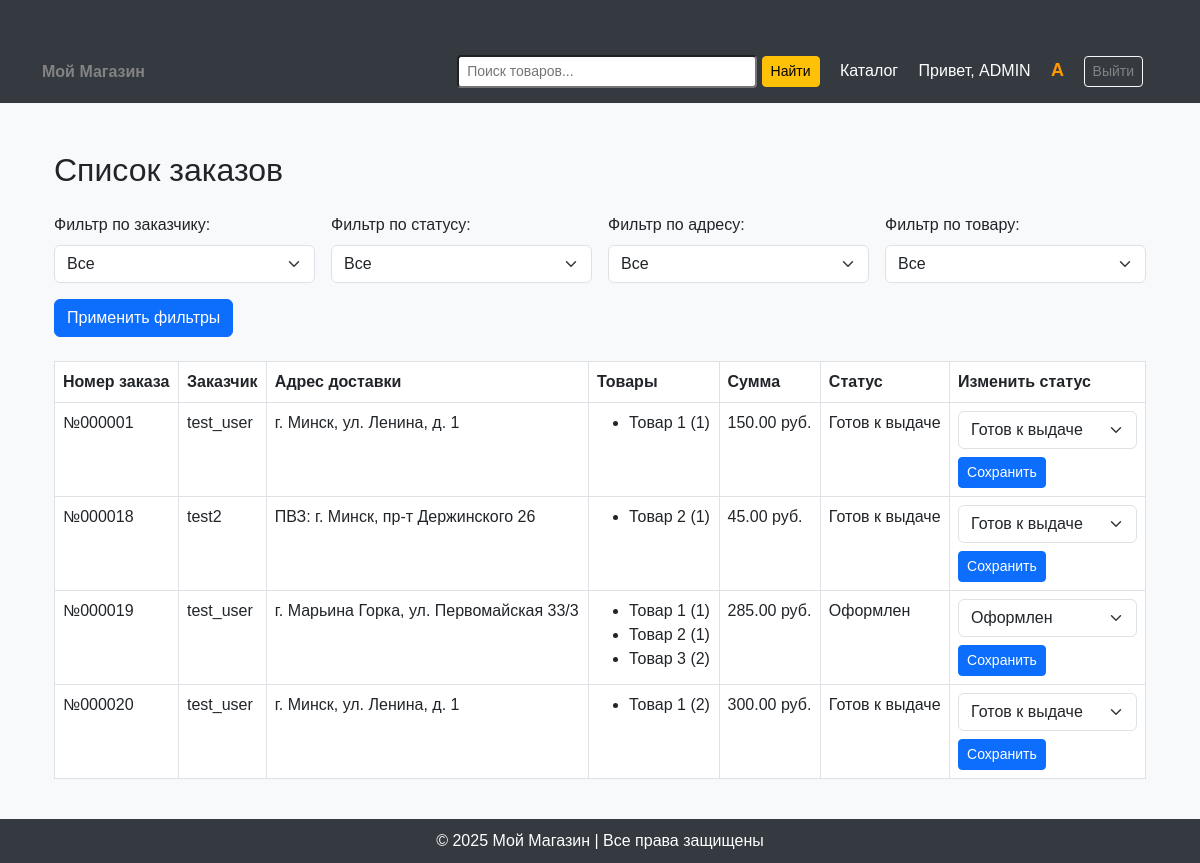
/accounts/view_orders/ (signed in), run on an earlier commit of the app's database.
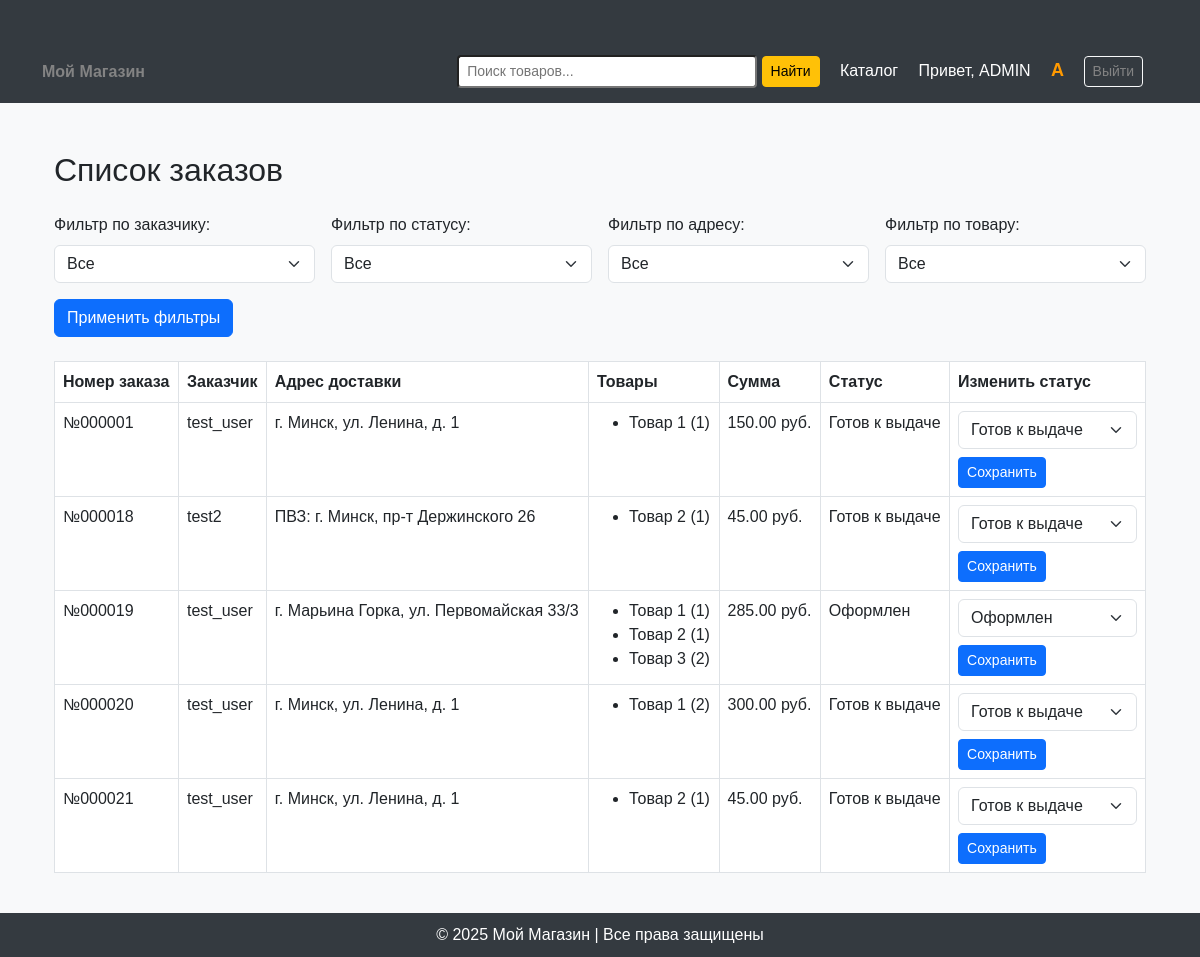
And on a later commit of the database.
### accounts/models.py (models this page shows, shortened)
class Order(models.Model):
    STATUS_CHOICES = [
        ('placed', 'Оформлен'),
        ('on assembly', 'На сборке'),
        ('on the way', 'В пути'),
        ('ready for pickup', 'Готов к выдаче'),
        ('handed over to the courier', 'Передан курьеру'),
    ]
    order_number = models.CharField(max_length=20, unique=True, blank=True, null=True)  # Новый номер заказа
    user = models.ForeignKey(User, on_delete=models.CASCADE)
    delivery_address = models.TextField()
    products = models.ManyToManyField(Product, through='OrderProduct')
    total_price = models.DecimalField(max_digits=10, decimal_places=2)
    order_date = models.DateTimeField(default=timezone.now)
    card_number = models.CharField(max_length=19)
    card_expiry_date = models.CharField(max_length=5)
    cardholder_name = models.CharField(max_length=100)
    cvv = models.CharField(max_length=3, verbose_name="CVV")
    status = models.CharField(max_length=50, choices=STATUS_CHOICES, default='placed')

class OrderProduct(models.Model):
    order = models.ForeignKey(Order, on_delete=models.CASCADE)
    product = models.ForeignKey(Product, on_delete=models.CASCADE)
    quantity = models.PositiveIntegerField()  # Количество товара

class Product(models.Model):
    name = models.CharField(max_length=255, verbose_name="Название")
    price = models.DecimalField(max_digits=10, decimal_places=2, verbose_name="Цена")
    parameter_1 = models.CharField(max_length=255, blank=True, verbose_name="Параметр 1")
    parameter_2 = models.CharField(max_length=255, blank=True, verbose_name="Параметр 2")
    parameter_3 = models.CharField(max_length=255, blank=True, verbose_name="Параметр 3")
    parameter_4 = models.CharField(max_length=255, blank=True, verbose_name="Параметр 4")
    parameter_5 = models.CharField(max_length=255, blank=True, verbose_name="Параметр 5")
    category = models.ForeignKey(Category, on_delete=models.CASCADE, verbose_name="Категория")
    subcategory = models.ForeignKey(Subcategory, on_delete=models.SET_NULL, blank=True, null=True, verbose_name="Подкатегория")  # <-- Добавили
    sku = models.CharField(max_length=50, unique=True, verbose_name="Артикул", blank=True)
    image = models.ImageField(upload_to="product_images/", blank=True, null=True, verbose_name="Изображение")
    description = models.TextField(blank=True, null=True, verbose_name="Описание")
    stock_quantity = models.PositiveIntegerField(default=0, verbose_name="Количество в наличии")
    average_rating = models.DecimalField(max_digits=3, decimal_places=2, default=0.00)

### accounts/views.py (the view, shortened to what this page needs)
# urls.py: path('view_orders/', views.view_orders, name='view_orders'),
@staff_member_required
def view_orders(request):
    orders = Order.objects.prefetch_related('orderproduct_set__product').select_related('user')
    selected_user = request.GET.get('user', 'all')
    selected_status = request.GET.get('status', 'all')
    selected_address = request.GET.get('address', 'all')
    selected_product = request.GET.get('product', 'all')
    if selected_user != 'all':
        orders = orders.filter(user__username=selected_user)
    if selected_status != 'all':
        orders = orders.filter(status=selected_status)
    if selected_address != 'all':
        orders = orders.filter(delivery_address=selected_address)
    if selected_product != 'all':
        orders = orders.filter(orderproduct__product__name=selected_product)
    users = orders.values_list('user__username', flat=True).distinct()
    statuses = Order.STATUS_CHOICES
    addresses = orders.values_list('delivery_address', flat=True).distinct()
    products = Product.objects.filter(orderproduct__order__in=orders).distinct()
    return render(request, 'view_orders.html', {
        'orders': orders,
        'users': users,
        'statuses': statuses,
        'addresses': addresses,
        'products': products,
        'selected_user': selected_user,
        'selected_status': selected_status,
        'selected_address': selected_address,
        'selected_product': selected_product,
    })

### accounts/context_processors.py (called while the page is built)
def notification_counter(request):
    if request.user.is_authenticated:
        count = Notification.objects.filter(user=request.user, is_read=False).count()
        return {'unread_notifications_count': count}
    return {}

### templates/view_orders.html (shortened to what this page needs)
{% extends 'base.html' %}
{% block content %}
<div class="container mt-5">
    <h2 class="mb-4">Список заказов</h2>
    <form method="get" class="row g-3 mb-4">
        <div class="col-md-3">
            <label class="form-label">Фильтр по заказчику:</label>
            <select name="user" class="form-select">
                <option value="all">Все</option>
            </select>
        </div>
        <div class="col-md-3">
            <label class="form-label">Фильтр по статусу:</label>
            <select name="status" class="form-select">
                <option value="all">Все</option>
            </select>
        </div>
        <div class="col-md-3">
            <label class="form-label">Фильтр по адресу:</label>
            <select name="address" class="form-select">
                <option value="all">Все</option>
            </select>
        </div>
        <div class="col-md-3">
            <label class="form-label">Фильтр по товару:</label>
            <select name="product" class="form-select">
                <option value="all">Все</option>
            </select>
        </div>
        <div class="col-12 mt-3">
            <button type="submit" class="btn btn-primary">Применить фильтры</button>
        </div>
    </form>
    <table class="table table-bordered">
        <thead>
            <tr>
                <th>Номер заказа</th>
                <th>Заказчик</th>
                <th>Адрес доставки</th>
                <th>Товары</th>
                <th>Сумма</th>
                <th>Статус</th>
                <th>Изменить статус</th>
            </tr>
        </thead>
        <tbody>
            {% for order in orders %}
            <tr>
                <td>{{ order.order_number }}</td>
                <td>{{ order.user.username }}</td>
                <td>{{ order.delivery_address }}</td>
                <td>
                    <ul class="mb-0">
                        {% for op in order.orderproduct_set.all %}
                            <li>{{ op.product.name }} ({{ op.quantity }})</li>
                        {% endfor %}
                    </ul>
                </td>
                <td>{{ order.total_price }} руб.</td>
                <td>{{ order.get_status_display }}</td>
                <td>
                    <form method="post">
                        <select name="status" class="form-select mb-2">
                            {% for value, label in order.STATUS_CHOICES %}
                                <option value="{{ value }}" {% if value == order.status %}selected{% endif %}>{{ label }}</option>
                            {% endfor %}
                        </select>
                        <button type="submit" class="btn btn-sm btn-primary">Сохранить</button>
                    </form>
                </td>
            </tr>
            {% empty %}
            <tr>
                <td colspan="7" class="text-center">Заказы не найдены.</td>
            </tr>
            {% endfor %}
        </tbody>
    </table>
</div>
{% endblock %}

What changed in the data, as far as the page shows it:
added Order: order_number "№000021", user.username "test_user", delivery_address "г. Минск, ул. Ленина, д. 1", total_price "45.00", status "Готов к выдаче"
added OrderProduct: product.name "Товар 2", quantity "1", shown under "№000021"
